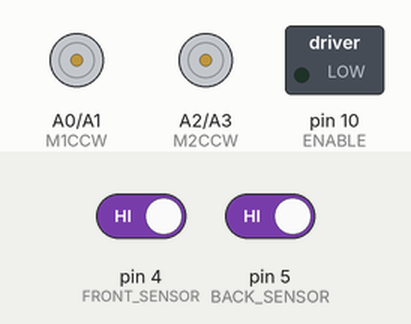
Simulated run of this sketch. Board: Arduino Uno, built with avr-gcc and run on an emulated ATmega328P. Parts: motor-driver pin pairs drawn as motors (green arrow = first pin HIGH = forward, orange = second pin HIGH = backward, longer = more drive), switched loads named in the sketch (green lamp = pin HIGH). The inputs (shaded band) are chosen by the test bench; at power-on: pin 4 (FRONT_SENSOR) HIGH, pin 5 (BACK_SENSOR) HIGH.

Above: at 1.2 s.
1.3 s: pin 4 (FRONT_SENSOR) driven LOW
At 2.3 s:
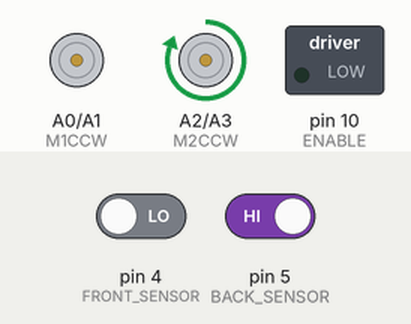
2.8 s: pin 4 (FRONT_SENSOR) driven HIGH
At 33.5 s:
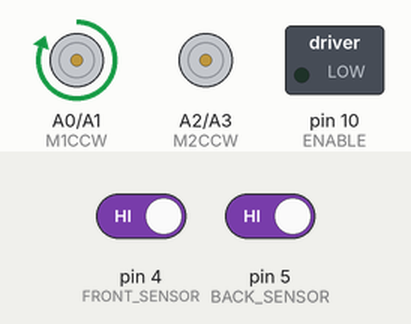
Timing chart, 0 to 34.2 s (numbered marks = the images above; inputs shaded):
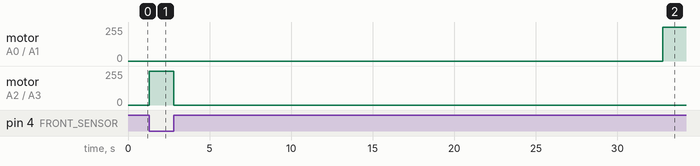

Measured:
- after the input at 1.3 s, motor on A2 (M2CCW) / A3 (M2CW): stopped → forward 255/255 at once

The sketch:

Booms_Flight_Code_BJJ.ino
```cpp
/*
 * Flight code for Boom Control Board for Rocksat-X 2019-2021 payload.
 * Author: Bradley Jesteadt
 * Date Modified: January the 9th, 2021
 *
 */

#include <ArduinoQueue.h>

//  Pin Declarations
#define ENABLE 10
#define M1CCW A0    // Motor 1 is the camera boom
#define M1CW A1
#define M2CCW A2    // Motor 2 is the comms boom
#define M2CW A3
#define FRONT_SENSOR 4
#define BACK_SENSOR 5

//  Define Coding Constants
const int COMMS_EXTENSION_TIME = 9000;
const int CAMERA_EXTENSION_TIME = 36000; // ~1.25"/sec, ~36sec for full extension
                                         // TODO: figure out how to reduce speed

//  Define Function Stubs and Related Variables
//ArduinoQueue<Picture> pictures(5);  // Creates a queue of maximum 5 pictures to be transmitted
                                      // TODO: Implement Picture class
void takePicture();
bool availablePicture = false;
void transmitPicture();

void setup() {
  //  PinMode Declarations
  pinMode(ENABLE, OUTPUT);
  pinMode(M1CCW, OUTPUT);
  pinMode(M1CW, OUTPUT);
  pinMode(M2CCW, OUTPUT);
  pinMode(M2CW, OUTPUT);
  pinMode(FRONT_SENSOR, INPUT);
  pinMode(BACK_SENSOR, INPUT);

  //  Initialize Control Pins
  digitalWrite(ENABLE,LOW);
  digitalWrite(M1CW,LOW);
  digitalWrite(M1CCW,LOW);
  digitalWrite(M2CW,LOW);
  digitalWrite(M2CCW,LOW);
}

//  Initialize Timer
int startTime = millis();
int currentTime = millis();
int elapsedTime = 0;

void loop() {
  //  Update Clock
  currentTime = millis();
  elapsedTime = (currentTime - startTime);

  //  Comms Boom Decision Tree
  if(!digitalRead(FRONT_SENSOR) && (elapsedTime < 1.5*COMMS_EXTENSION_TIME)){  //Initial deployment
    digitalWrite(M2CW,LOW);
    digitalWrite(M2CCW,HIGH);
  }else if(!digitalRead(BACK_SENSOR) && (elapsedTime > (180000-1.5*COMMS_EXTENSION_TIME)) && (elapsedTime < 180000)){ // Retraction
    digitalWrite(M2CW,HIGH);
    digitalWrite(M2CCW,LOW);
  }else{ // During experiments and at end of flight
    digitalWrite(M2CW,LOW);
    digitalWrite(M2CCW,LOW);
  }

  //  Camera Boom Decision Tree
  if(elapsedTime < CAMERA_EXTENSION_TIME){  //Initial deployment
    digitalWrite(M1CW,LOW);
    digitalWrite(M1CCW,HIGH);
  }else if((elapsedTime > (180000-CAMERA_EXTENSION_TIME)) && (elapsedTime < 180000)){ // Retraction
    digitalWrite(M1CW,HIGH);
    digitalWrite(M1CCW,LOW);
  }else{ // During experiments and at end of flight
    digitalWrite(M1CW,LOW);
    digitalWrite(M1CCW,LOW);
  }

  // Camera Control
  if(elapsedTime > CAMERA_EXTENSION_TIME && elapsedTime < (180000-CAMERA_EXTENSION_TIME)){
    takePicture();
  }

  // Comms Control
  if(elapsedTime > 1.5*COMMS_EXTENSION_TIME && elapsedTime < (180000-1.5*COMMS_EXTENSION_TIME)){
    if(availablePicture){
      transmitPicture();
    }
  }

  //  Disable Motors For Reentry
  if(elapsedTime > 180000){
    digitalWrite(ENABLE,LOW);
    while(true){}
  }
}

//  Function Definitions
void takePicture(){
  //TODO: Write function
  /*
   * Pseudocode:
   *
   * Take picture
   *
   * Add it to queue of pictures
   *
   * Save it sd card / pass it to the data boards
   *
   * Set availablePicture to true
   *
   */

}

void transmitPicture(){
  //TODO: Write function
  /*
   * Psuedocode:
   *
   * Retrieve picture from queue of pictures
   *
   * If queue of pictures is empty, set availablePicture to false
   *
   * Send picture to transceiver
   *
   */
}
```
